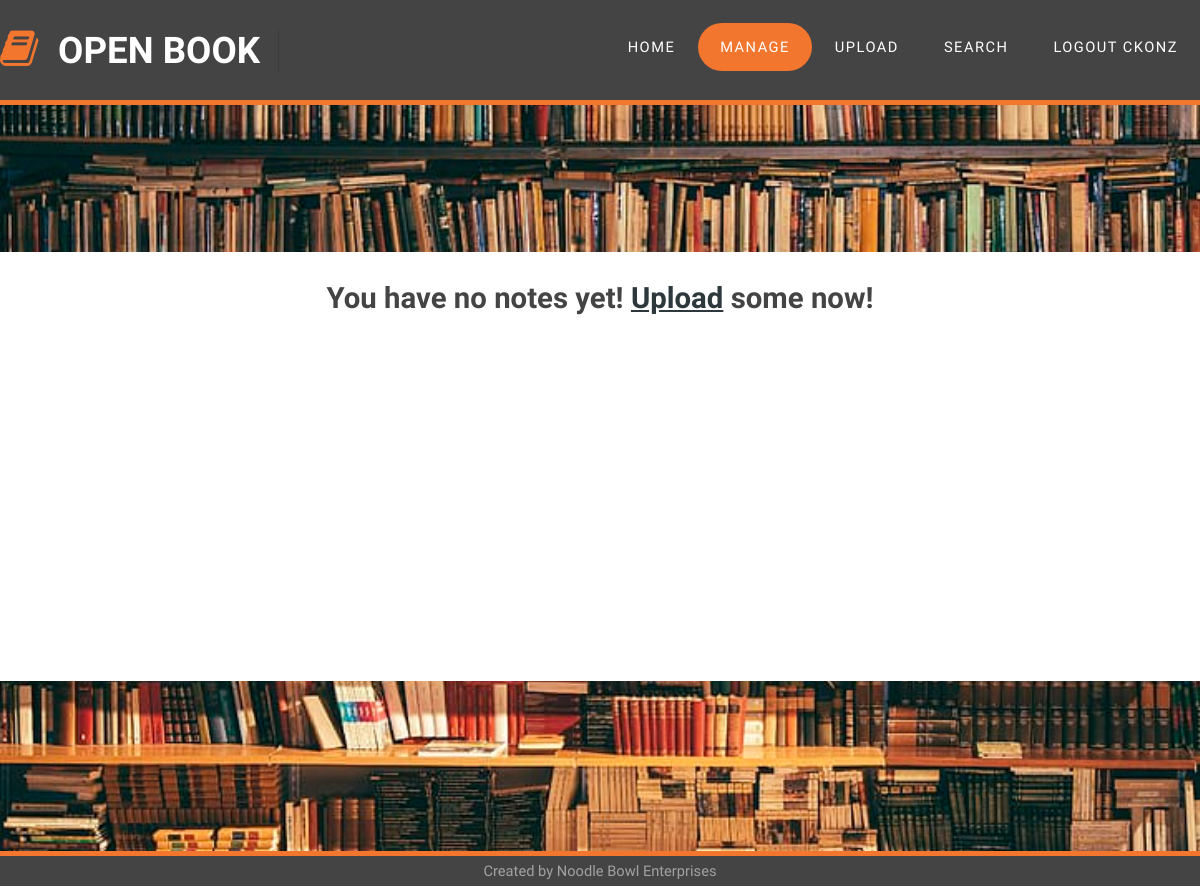
Page /list.html (signed in) on the earlier database version.
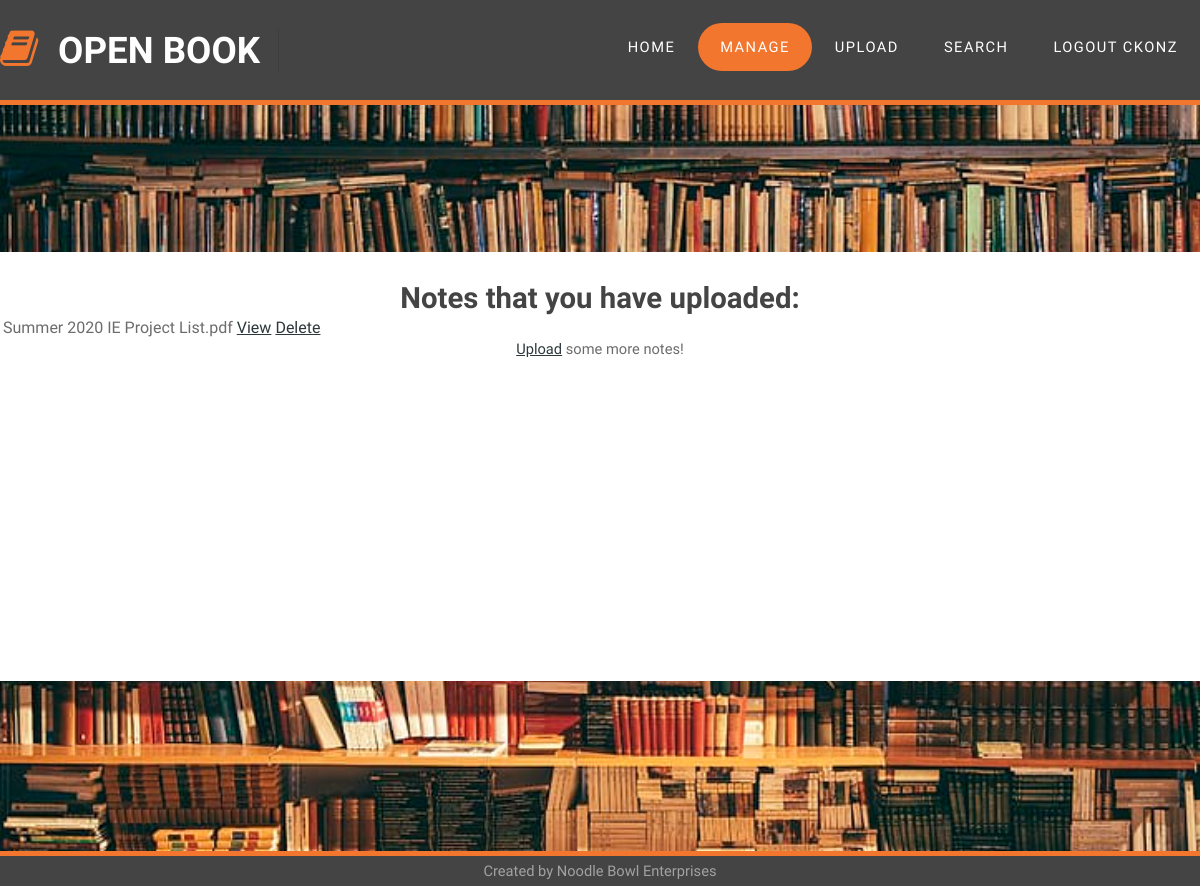
Same page on the later database version.
### app.py (models this page shows, shortened)
class User(db.Model):
    id = db.Column(db.Integer, primary_key=True)
    username = db.Column(db.String(20), nullable=False, unique=True)
    password = db.Column(db.String(128), nullable=False)
    privilege = db.Column(db.Integer, nullable=False)
    notes = db.relationship('Note', backref='uploader', lazy=True)

class Note(db.Model):
    id = db.Column(db.Integer, primary_key=True)
    filename = db.Column(db.String(256), nullable=False)
    filehash = db.Column(db.String(128), nullable=False, unique=True)
    tags = db.Column(db.Text())
    user_id = db.Column(db.Integer, db.ForeignKey('user.id'), nullable=False)

### app.py (the view)
@app.route('/list.html')
def list_notes():
    if session.get('logged_in'):
        current_user = User.query.get(session['logged_in'])
        return render_template('list.html', notes=current_user.notes, page='list')
    flash('You need to be logged in to view this!')
    return redirect(url_for('login'))

### templates/list.html
{% extends 'base.html' %}
{% block pageContent %}
<div id="page" class="container">
    {% if notes|length == 0 %}
    <h1>You have no notes yet! <a href="upload.html">Upload</a> some now!</h1>
    {% else %}
    <h1>Notes that you have uploaded:</h1>
    <table>
        {% for note in notes %}
        <tr>
            <td>{{note.filename}}</td>
            <td><a target="_blank" href="view/{{note.filehash}}">View</a></td>
            <td><a href="delete/{{note.filehash}}">Delete</a></td>
        </tr>
        {% endfor %}
    </table>
    <a href="upload.html">Upload</a> some more notes!
    {% endif %}
</div>
{% endblock %}

### templates/base.html (shortened to what this page needs)
<html>
    <head>
        <link rel='stylesheet' href='{{url_for("static", filename="css/default.css")}}' />
        <link rel='stylesheet' href='{{url_for("static", filename="css/fonts.css")}}'>
    </head>
    <body>
        <div id="header-wrapper" class="sticky">
            <div id="header" class="container">
                <div id="logo">
                    <h1><span class="fa fa-book"></span><a href="#">Open Book</a></h1>
                </div>
                <div id="menu">
                    <ul>
                        <li class="menu_item {% if page == 'intro' %} current_page_item {% endif %}"><a href="intro.html" accesskey="1" title="">Home</a></li>
                        <li class="menu_item {% if page == 'list' %} current_page_item {% endif %}"><a href="list.html" accesskey="2" title="">Manage</a></li>
                        <li class="menu_item {% if page == 'upload' %} current_page_item {% endif %}"><a href="upload.html" accesskey="3" title="">Upload</a></li>
                        <li class="menu_item {% if page == 'search' %} current_page_item {% endif %}"><a href="search.html" accesskey="4" title="">Search</a></li>
                        {% if session['logged_in'] %}
                        <li class="menu_item"><a href="/logout">Logout {{session['username']}}</a></li>
                        {% else %}
                        <li class="menu_item {% if page == 'login' %} current_page_item {% endif %}"><a href="login.html" accesskey="5"
                                title="">Login</a></li>
                        {% endif %}
                    </ul>
                </div>
            </div>
        </div>
        <div id="spacer"></div>
        {% block pageContent %} {% endblock %}
        <div id="footer-wrapper">
            <div id="footer" class="container">
                Created by Noodle Bowl Enterprises
            </div>
        </div>
    </body>
</html>

### static/css/default.css (style rules this page uses)
html, body { height: 100%; }
body { margin: 0px; padding: 0px; background: #2b2b2b; background-image: url(images/bookshelf.jpg); background-size: cover; background-repeat: no-repeat; background-attachment: fixed; font-family: 'Source Sans Pro', sans-serif; font-size: 11pt; font-weight: 300; color: #6c6c6c }
h1, h2, h3 { margin: 0; padding: 0; font-weight: 600; color: #454445; }
p, ol, ul { margin-top: 0; }
ol, ul { padding: 0; list-style: none; }
a { color: #2C383B; }
.container { margin: 0px auto; width: 1200px; }
#header-wrapper { background: #454445FF; border-bottom: #F2762E; border-width: 0 0 5px 0; border-style: solid; }
#header { position: relative; height: 100px; }
.sticky { position: fixed; top: 0; width: 100% }
#page { margin-top: 10em; min-height: 50%; padding: 2em 2em; }
#logo { position: absolute; top: 2em; width: 100%; }
#logo h1 { display: inline-block; font-size: 2.5em; text-transform: uppercase; font-weight: 700; color: #ED7070; padding-right: 0.50em; border-right: 1px solid rgba(0,0,0,.1); }
#logo span { display: inline-block; padding-right: .50em; letter-spacing: 0.10em; text-transform: uppercase; font-size: 0.90em; }
#logo a { text-decoration: none; color: #FFF; }
#logo .fa { color: #F2762E; }
#logo .fa:after { position: absolute; display: inline-block; padding-right: 2em; }
#menu { position: absolute; right: 0; top: 1.6em; }
#menu ul { display: inline-block; }
#menu li { display: block; float: left; text-align: center; }
#menu li a, #menu li span { display: inline-block; margin-left: 1px; padding: 1em 1.5em 1em 1.5em; letter-spacing: 0.10em; text-decoration: none; font-size: 1em; text-transform: uppercase; outline: 0; color: #FFF; }
#menu .current_page_item a { background: #F2762E; border-radius: 30px; color: #FFF; }
#page { overflow: hidden; padding: 2em 0em 0em 0em; background: #FFF; text-align: center; }
#footer-wrapper { overflow: hidden; padding: 7em 0em; color: rgba(255,255,255,0.5); }
#footer { background-color: #454445; position: fixed; bottom: 0; width: 100%; height: 30px; border-top: #F2762E solid 5px; text-align: center; line-height: 30px; }
#spacer { height: 105px; }

Differences in the rows shown:
added Note: filename "Summer 2020 IE Project List.pdf"
Other differences:
text no longer shown: "You have no notes yet! some now!"
text now shown: "Notes that you have uploaded: some more notes!"
